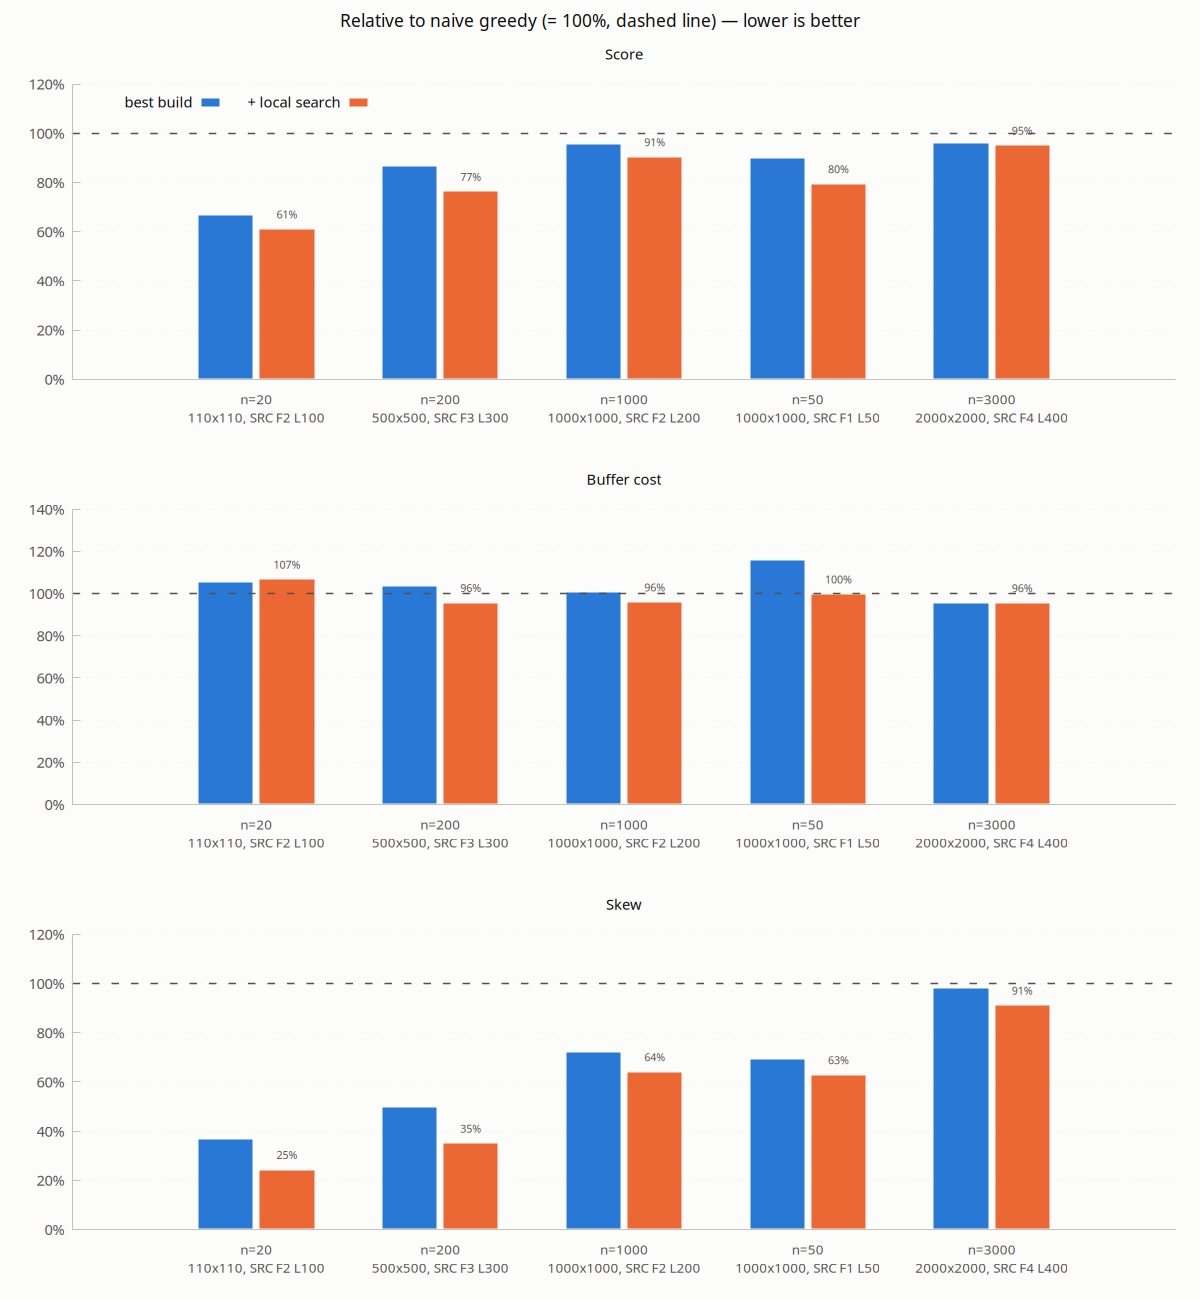

The gnuplot source for this figure:
set terminal pngcairo size 1200,1300 font "Sans,11" background "#fcfcfb"
set output "/home/lin/CAD/project_2/test/results/compare.png"
set multiplot layout 3,1 title "Relative to naive greedy (= 100%, dashed line) — lower is better" font "Sans,13" textcolor rgb "#0b0b0b"
set style data histograms
set style histogram clustered gap 1
set style fill solid 1.0 border lc rgb "#fcfcfb"
set boxwidth 0.92
set border 3 lc rgb "#c3c2b7"
set tics textcolor rgb "#52514e"
set xtics nomirror scale 0 font "Sans,10"
set ytics nomirror
set grid ytics lc rgb "#e6e5e0" lw 1
set format y "%g%%"
set yrange [0:*]
set offsets 0, 0, graph 0.12, 0
set bmargin 3.5
set lmargin 9
set key top left horizontal textcolor rgb "#0b0b0b" samplen 1.5
set title "Score" textcolor rgb "#0b0b0b"
plot "/home/lin/CAD/project_2/test/results/compare.dat" using 2:xtic(1) title "best build" lw 2 lc rgb "#2a78d6", \
     "" using 3 title "+ local search" lw 2 lc rgb "#eb6834", \
     "" using ($0 + 1.0/6):3:(sprintf("%.0f%%", $3)) with labels offset 0,0.7 font "Sans,8" textcolor rgb "#52514e" notitle, \
     100 with lines dt 2 lw 1.5 lc rgb "#52514e" notitle
unset key
set title "Buffer cost" textcolor rgb "#0b0b0b"
plot "/home/lin/CAD/project_2/test/results/compare.dat" using 4:xtic(1) title "best build" lw 2 lc rgb "#2a78d6", \
     "" using 5 title "+ local search" lw 2 lc rgb "#eb6834", \
     "" using ($0 + 1.0/6):5:(sprintf("%.0f%%", $5)) with labels offset 0,0.7 font "Sans,8" textcolor rgb "#52514e" notitle, \
     100 with lines dt 2 lw 1.5 lc rgb "#52514e" notitle
unset key
set title "Skew" textcolor rgb "#0b0b0b"
plot "/home/lin/CAD/project_2/test/results/compare.dat" using 6:xtic(1) title "best build" lw 2 lc rgb "#2a78d6", \
     "" using 7 title "+ local search" lw 2 lc rgb "#eb6834", \
     "" using ($0 + 1.0/6):7:(sprintf("%.0f%%", $7)) with labels offset 0,0.7 font "Sans,8" textcolor rgb "#52514e" notitle, \
     100 with lines dt 2 lw 1.5 lc rgb "#52514e" notitle
unset multiplot
